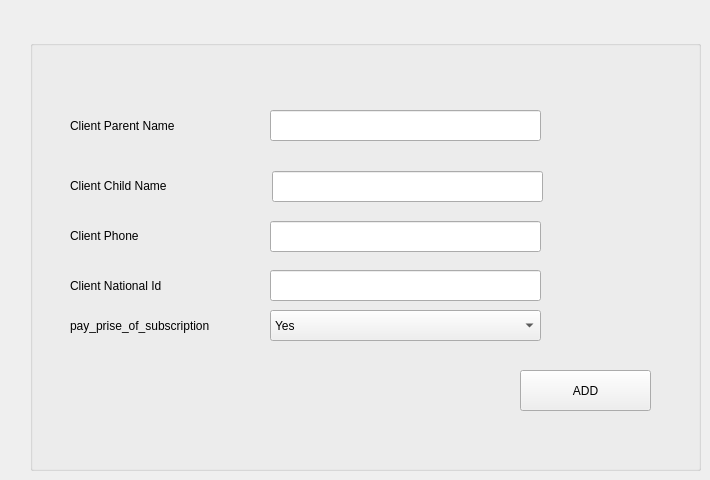
      <widget class="QWidget" name="tab_9">
       <attribute name="title">
        <string>Add Client</string>
       </attribute>
       <widget class="QGroupBox" name="groupBox_2">
        <property name="enabled">
         <bool>true</bool>
        </property>
        <property name="geometry">
         <rect>
          <x>30</x>
          <y>40</y>
          <width>671</width>
          <height>431</height>
         </rect>
        </property>
        <property name="title">
         <string/>
        </property>
        <widget class="QLineEdit" name="lineEdit_5">
         <property name="geometry">
          <rect>
           <x>240</x>
           <y>230</y>
           <width>271</width>
           <height>31</height>
          </rect>
         </property>
        </widget>
        <widget class="QLineEdit" name="lineEdit_4">
         <property name="geometry">
          <rect>
           <x>240</x>
           <y>181</y>
           <width>271</width>
           <height>31</height>
          </rect>
         </property>
        </widget>
        <widget class="QLineEdit" name="lineEdit_2">
         <property name="geometry">
          <rect>
           <x>240</x>
           <y>70</y>
           <width>271</width>
           <height>31</height>
          </rect>
         </property>
        </widget>
        <widget class="QLineEdit" name="lineEdit_3">
         <property name="geometry">
          <rect>
           <x>242</x>
           <y>131</y>
           <width>271</width>
           <height>31</height>
          </rect>
         </property>
        </widget>
        <widget class="QPushButton" name="pushButton_9">
         <property name="geometry">
          <rect>
           <x>490</x>
           <y>330</y>
           <width>131</width>
           <height>41</height>
          </rect>
         </property>
         <property name="text">
          <string>ADD</string>
         </property>
        </widget>
        <widget class="QComboBox" name="comboBox_4">
         <property name="geometry">
          <rect>
           <x>240</x>
           <y>270</y>
           <width>271</width>
           <height>31</height>
          </rect>
         </property>
         <item>
          <property name="text">
           <string>Yes</string>
          </property>
         </item>
         <item>
          <property name="text">
           <string>no</string>
          </property>
         </item>
        </widget>
        <widget class="QLabel" name="label">
         <property name="geometry">
          <rect>
           <x>40</x>
           <y>180</y>
           <width>111</width>
           <height>31</height>
          </rect>
         </property>
         <property name="text">
          <string>Client Phone</string>
         </property>
        </widget>
        <widget class="QLabel" name="label_2">
         <property name="geometry">
          <rect>
           <x>40</x>
           <y>230</y>
           <width>121</width>
           <height>31</height>
          </rect>
         </property>
         <property name="text">
          <string>Client National Id</string>
         </property>
        </widget>
        <widget class="QLabel" name="label_3">
         <property name="geometry">
          <rect>
           <x>40</x>
           <y>270</y>
           <width>161</width>
           <height>31</height>
          </rect>
         </property>
         <property name="text">
          <string>pay_prise_of_subscription</string>
         </property>
        </widget>
        <widget class="QLabel" name="label_5">
         <property name="geometry">
          <rect>
           <x>40</x>
           <y>130</y>
           <width>111</width>
           <height>31</height>
          </rect>
         </property>
         <property name="text">
          <string>Client Child Name</string>
         </property>
        </widget>
        <widget class="QLabel" name="label_6">
         <property name="geometry">
          <rect>
           <x>40</x>
           <y>70</y>
           <width>121</width>
           <height>31</height>
          </rect>
         </property>
         <property name="text">
          <string>Client Parent Name</string>
         </property>
        </widget>
       </widget>
      </widget>
